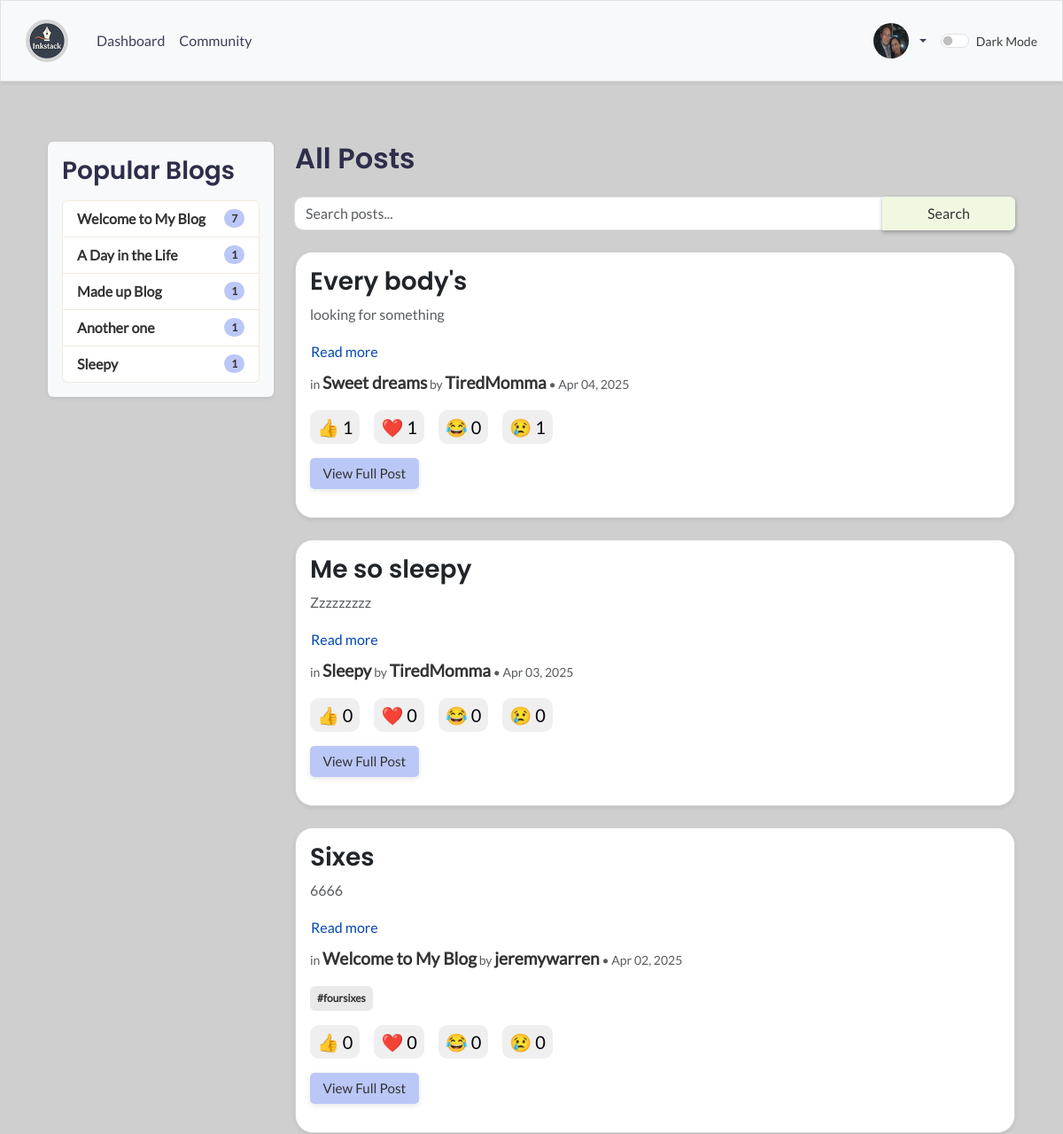
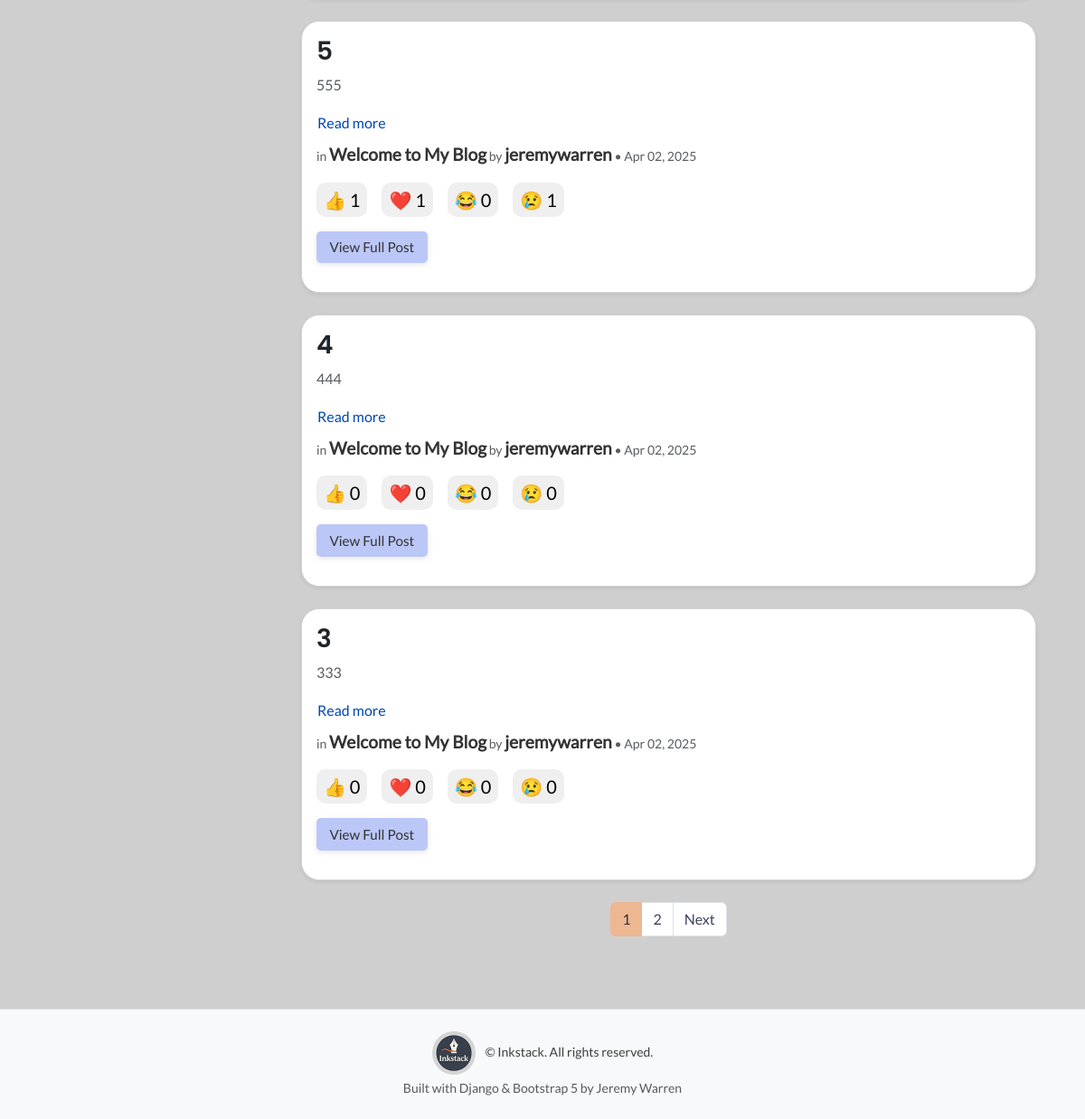
The app's page /community/ (signed in) with its own data (2 pictures, top to bottom).
### accounts/models.py (models this page shows, shortened)
class Profile(models.Model):
    user = models.OneToOneField(User, on_delete=models.CASCADE)
    avatar = models.ImageField(upload_to="avatars/", default=default_avatar_path)
    bio = models.TextField(blank=True, null=True)
    def get_avatar_url(self):
        if self.avatar and hasattr(self.avatar, 'url'):
            return self.avatar.url
        return static("accounts/img/default-avatar.png")

### blogs/models.py (models this page shows, shortened)
class Blog(models.Model):
    owner = models.ForeignKey(User, on_delete=models.CASCADE)
    title = models.CharField(max_length=200)
    description = models.TextField(blank=True)
    created_at = models.DateTimeField(auto_now_add=True)

class Post(models.Model):
    blog = models.ForeignKey(Blog, on_delete=models.CASCADE, related_name="posts")
    title = models.CharField(max_length=200)
    content = models.TextField(blank=True)
    is_public = models.BooleanField(default=True)
    created_at = models.DateTimeField(auto_now_add=True)
    updated_at = models.DateTimeField(auto_now=True)
    tags = TaggableManager()
    likes = models.PositiveIntegerField(default=0)
    loves = models.PositiveIntegerField(default=0)
    laughs = models.PositiveIntegerField(default=0)
    sads = models.PositiveIntegerField(default=0)

### blogs/views.py (the view)
# urls.py: path("community/", views.community_view, name="community"),
@login_required
def community_view(request):
    query = request.GET.get("search", "")
    post_list = Post.objects.select_related("blog", "blog__owner")
    if query:
        post_list = post_list.filter(
            Q(title__icontains=query) | Q(content__icontains=query)
        )
    post_list = post_list.order_by("-created_at")
    paginator = Paginator(post_list, 6)
    page_number = request.GET.get("page")
    page_obj = paginator.get_page(page_number)
    popular_blogs = Blog.objects.annotate(post_count=Count("posts")).order_by(
        "-post_count"
    )[:5]
    all_tags = Tag.objects.all()
    return render(
        request,
        "blogs/community.html",
        {
            "page_obj": page_obj,
            "popular_blogs": popular_blogs,
            "all_tags": all_tags,
            "query": query,
        },
    )

### blogs/templates/blogs/community.html (shortened to what this page needs)
{% extends 'blogs/base.html' %}
{% load django_bootstrap5 %}
{% block content %}
<div class="container-xxl mt-4">
  <div class="row">
    <aside class="col-lg-3 mb-4">
      <div class="p-3 bg-light rounded shadow-sm sticky-top" style="top: 1rem;">
        <h3 class="mb-3">Popular Blogs</h3>
        <ul class="list-group">
          {% for blog in popular_blogs %}
          <li class="list-group-item d-flex justify-content-between align-items-center">
            <a href="{% url 'blogs:public_blog_detail' blog.id %}" class="fw-semibold">{{ blog.title }}</a>
            <span class="badge bg-primary rounded-pill">{{ blog.post_count }}</span>
          </li>
          {% endfor %}
        </ul>
      </div>
    </aside>
    <main class="col-lg-9">
      <h2 class="mb-4">All Posts</h2>
      <form method="get" action="{% url 'blogs:community' %}" class="input-group mb-4">
        <input
          type="text"
          id="search-field"
          name="search"
          value="{{ query }}"
          class="form-control"
          placeholder="Search posts..."
        >
        <button type="submit" class="btn btn-primary">Search</button>
      </form>
      {% if page_obj %}
      {% if page_obj.object_list %}
      <div class="row row-cols-1 g-4">
        {% for post in page_obj %}
        <div class="col" data-aos="fade-up">
          <div class="card shadow-sm">
            <div class="card-body">
              <h3 class="card-title">{{ post.title }}</h3>
              <p class="card-text text-muted">{{ post.content|striptags|truncatechars:150 }}</p>
              <a class="btn btn-link p-0" data-bs-toggle="collapse" href="#post-{{ post.id }}" role="button"
                aria-expanded="false" aria-controls="post-{{ post.id }}">
                Read more
              </a>
              <p class="text-muted small mt-2">
                in <strong>{{ post.blog.title }}</strong> by
                <strong>{{ post.blog.owner.username }}</strong> •
                {{ post.created_at|date:"M d, Y" }}
              </p>
              {% if post.tags.all %}
              <div class="mb-2">
                {% for tag in post.tags.all %}
                <a href="{% url 'blogs:posts_by_tag' tag.slug %}"
                  class="badge text-decoration-none tags">#{{ tag.name }}</a>
                {% endfor %}
              </div>
              {% endif %}
              <div class="d-flex gap-3 mt-3 reaction-buttons" data-post-id="{{ post.id }}">
                <button class="btn-emoji" data-post-id="{{ post.id }}" data-reaction="like">👍
                  <span>{{ post.likes }}</span></button>
                <button class="btn-emoji" data-post-id="{{ post.id }}" data-reaction="love">❤️
                  <span>{{ post.loves }}</span></button>
                <button class="btn-emoji" data-post-id="{{ post.id }}" data-reaction="laugh">😂
                  <span>{{ post.laughs }}</span></button>
                <button class="btn-emoji" data-post-id="{{ post.id }}" data-reaction="sad">😢
                  <span>{{ post.sads }}</span></button>
              </div>
              {% if user.is_authenticated %}
              <a href="{% url 'blogs:post_detail' post.id %}" class="custom-post-btn mb-3">View Full Post</a>
              {% else %}
              <a href="{% url 'accounts:login' %}?next={% url 'blogs:post_detail' post.id %}"
                class="custom-post-btn mb-3">View Full Post</a>
              {% endif %}
            </div>
          </div>
        </div>
        {% endfor %}
      </div>
      {% else %}
      <div class="alert alert-warning text-center">No posts found{% if query %} for
        "<strong>{{ query }}</strong>"{% endif %}.</div>
      {% endif %}
      {% else %}
      <div class="alert alert-info text-center">No posts available.</div>
      {% endif %}
      {% if page_obj.has_other_pages %}
      <nav class="mt-4">
        <ul class="pagination justify-content-center">
          {% for num in page_obj.paginator.page_range %}
          <li class="page-item {% if page_obj.number == num %}active{% endif %}">
            <a class="page-link" href="?page={{ num }}{% if query %}&search={{ query }}{% endif %}">{{ num }}</a>
          </li>
          {% endfor %}
          {% if page_obj.has_next %}
          <li class="page-item">
            <a class="page-link" href="?page={{ page_obj.next_page_number }}">Next</a>
          </li>
          {% endif %}
        </ul>
      </nav>
      {% endif %}
    </main>
  </div>
</div>
{% endblock %}

### blogs/templates/blogs/base.html (shortened to what this page needs)
<!DOCTYPE html>
<html lang="en">
  <head>
    {% load static %}
    {% load django_bootstrap5 %}
    {% bootstrap_css %}
    <link rel="stylesheet" href="{% static 'blogs/css/custom.css' %}">
    <link rel="stylesheet" href="{% static 'blogs/css/aos.css' %}">
  </head>
  <body class="d-flex flex-column min-vh-100 pt-5">
    <nav class="navbar navbar-expand-md navbar-light bg-light border fixed-top shadow-sm">
      <div class="container-fluid">
        <a class="navbar-brand d-flex align-items-center" href="{% url 'blogs:index' %}">
          <img src="{% static 'blogs/img/inkstack-logo-light.png' %}" alt="Inkstack Logo" class="logo-img me-2">
        </a>
        <div class="collapse navbar-collapse" id="navbarCollapse">
          <ul class="navbar-nav me-auto mb-2 mb-md-0">
            <li class="nav-item">
              <a class="nav-link" href="{% url 'blogs:index' %}">Dashboard</a>
            </li>
            <li class="nav-item">
              <a class="nav-link" href="{% url 'blogs:community' %}">Community</a>
            </li>
          </ul>
          <ul class="navbar-nav ms-auto mb-2 mb-md-0">
            {% if user.is_authenticated %}
            <li class="nav-item dropdown">
              <a class="nav-link dropdown-toggle d-flex align-items-center" href="#" id="profileDropdown" role="button"
                data-bs-toggle="dropdown" aria-expanded="false">
                <img src="{{ user.profile.get_avatar_url }}" class="rounded-circle me-2" width="40" height="40"
                  alt="Avatar">
              </a>
            </li>
            {% endif %}
            <li class="nav-item d-flex align-items-center ms-2">
              <div class="form-check form-switch mb-0">
                <input class="form-check-input" type="checkbox" id="darkModeToggle">
                <label class="form-check-label small" for="darkModeToggle">Dark Mode</label>
              </div>
            </li>
          </ul>
        </div>
      </div>
    </nav>
    <main class="container flex-grow-1 pt-navbar">
      <div class="pb-2 mb-4">
      </div>
      {% block content %}{% endblock content %}
    </main>
    <footer class="bg-light border-top text-center py-4">
      <div class="container">
        <p class="mb-1"><img src="{% static 'blogs/img/inkstack-logo-light.png' %}" alt="Inkstack Logo"
            class="logo-img me-2"> © {{ now|date:"Y" }} Inkstack. All rights reserved.</p>
        <p class="small text-muted">Built with Django & Bootstrap 5 by Jeremy Warren</p>
      </div>
    </footer>
  </body>
</html>

### blogs/static/blogs/css/custom.css (style rules this page uses)
* { box-sizing: border-box; }
body { background-color: #cfcfcf; color: #3d3d3d; font-family: "Lato", sans-serif; transition: background-color 0.3s ease, color 0.3s ease; }
h1, h2, h3, h4, h5, h6, .navbar-brand { font-family: "Poppins", sans-serif; color: #2c2e4a; }
.navbar, footer { background-color: #f9f3d9; }
.navbar { padding: 1rem; box-shadow: 0 13px -19px rgba(0, 0, 0, 0.3); }
.navbar .nav-link { color: #3d405b; }
footer p { margin: 0; font-size: 0.875rem; }
#search-field { border-radius: 10px 0 0 10px; }
main { margin-bottom: 2rem; margin-top: 80px; }
.logo-img { border-radius: 50%; height: 48px; width: auto; }
.btn-primary, .btn-info, .btn-danger, .btn-success, .btn-secondary { box-shadow: 0 2px 5px rgba(0, 0, 0, 0.3); }
.btn:not(.btn-link) { height: auto; max-width: 150px; width: 100%; }
.btn-primary { background-color: #f0f8e1; border-color: #f0f8e1; color: #333; }
.btn-link { color: #0047b3; text-decoration: none; }
.custom-post-btn { display: inline-block; padding: 0.4rem 0.9rem; font-size: 0.95rem; font-weight: 500; color: #333; background-color: #bbc7f7; border: none; border-radius: 5px; transition: background-color 0.2s ease-in-out, box-shadow 0.2s; text-decoration: none; box-shadow: 0 2px 6px rgba(0, 0, 0, 0.1); }
.card, .card-body { background-color: #fff; border-radius: 20px; }
.tags { background-color: #e9e9e9; color: #333; padding: 0.5rem; font-weight: 700; }
aside .bg-primary { background-color: #bbc7f7 !important; border-color: #bbc7f7 !important; color: #333 !important; }
.pagination .page-item .page-link { color: #3d405b; }
.pagination .page-item.active .page-link { background-color: #edb792; border-color: #edb792; color: #333; }
a { color: #333; text-decoration: none; }
.list-group-item { background-color: #ffffff; border-color: #f0eae0; }
strong { font-weight: 900; color: #333; font-size: 1.2rem; }
.text-muted { color: #888; }
.btn-emoji { border: none; border-radius: 10px; font-size: 1.25rem; padding: 0.25rem 0.5rem; transition: transform 0.1s ease; margin-bottom: 1rem; }

### records on screen
Blog: title "Welcome to My Blog", post_count "7"
Blog: title "A Day in the Life", post_count "1"
Blog: title "Made up Blog", post_count "1"
Blog: title "Another one", post_count "1"
Blog: title "Sleepy", post_count "1"
Post: title "Every body's", content "looking for something", blog "Sweet dreams", blog.owner.username "TiredMomma", created_at "Apr 04, 2025", likes "1", loves "1", laughs "0", sads "1"
Post: title "Me so sleepy", content "Zzzzzzzzz", blog "Sleepy", blog.owner.username "TiredMomma", created_at "Apr 03, 2025", likes "0", loves "0", laughs "0", sads "0"
Post: title "Sixes", content "6666", blog "Welcome to My Blog", blog.owner.username "jeremywarren", created_at "Apr 02, 2025", likes "0", loves "0", laughs "0", sads "0"
Tag: name "foursixes"
Post: title "5", content "555", blog "Welcome to My Blog", blog.owner.username "jeremywarren", created_at "Apr 02, 2025", likes "1", loves "1", laughs "0", sads "1"
Post: title "4", content "444", blog "Welcome to My Blog", blog.owner.username "jeremywarren", created_at "Apr 02, 2025", likes "0", loves "0", laughs "0", sads "0"
Post: title "3", content "333", blog "Welcome to My Blog", blog.owner.username "jeremywarren", created_at "Apr 02, 2025", likes "0", loves "0", laughs "0", sads "0"

### other values on screen
{{ num }} "1" "2"
